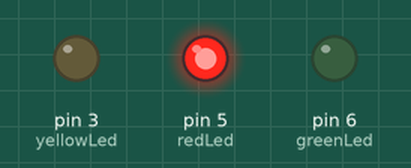
Simulated run of this sketch. Board: Arduino Uno, built with avr-gcc and run on an emulated ATmega328P. On the bench: output pins drawn as LEDs (lit = HIGH).

Above: at 0.12 s.
At 0.62 s:
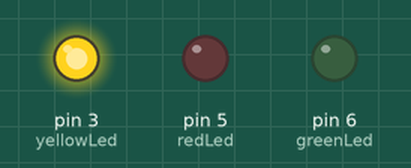
At 1.12 s:
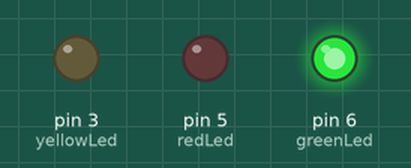
At 2.87 s:
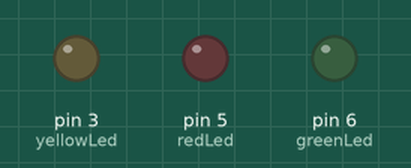
Timing chart, 0 to 3.5 s (numbered marks = the images above):
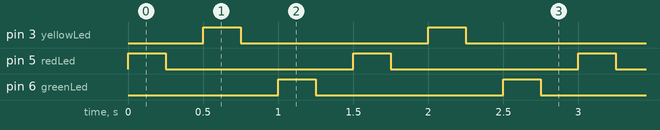

Measured:
- by itself, pin 3 (yellowLed), pin 5 (redLed), pin 6 (greenLed): alternates HIGH for 0.25 s and LOW for 1.3 s
- by itself, everything shown: repeats every 1.5 s, in 6 steps

The sketch:

User_Program1_3.ino
```cpp
int redLed = 5;
int yellowLed = 3;
int greenLed = 6;
int time = 250;

void setup()
{
  // put your setup code here, to run once:
  pinMode(redLed, OUTPUT);
  pinMode(yellowLed, OUTPUT);
  pinMode(greenLed, OUTPUT);
}

void loop()
{
  // put your main code here, to run repeatedly:
  digitalWrite(redLed, HIGH);
  delay(time);
  digitalWrite(redLed, LOW);
  delay(time);
  digitalWrite(yellowLed, HIGH);
  delay(time);
  digitalWrite(yellowLed, LOW);
  delay(time);
  digitalWrite(greenLed, HIGH);
  delay(time);
  digitalWrite(greenLed, LOW);
  delay(time);


}
```
